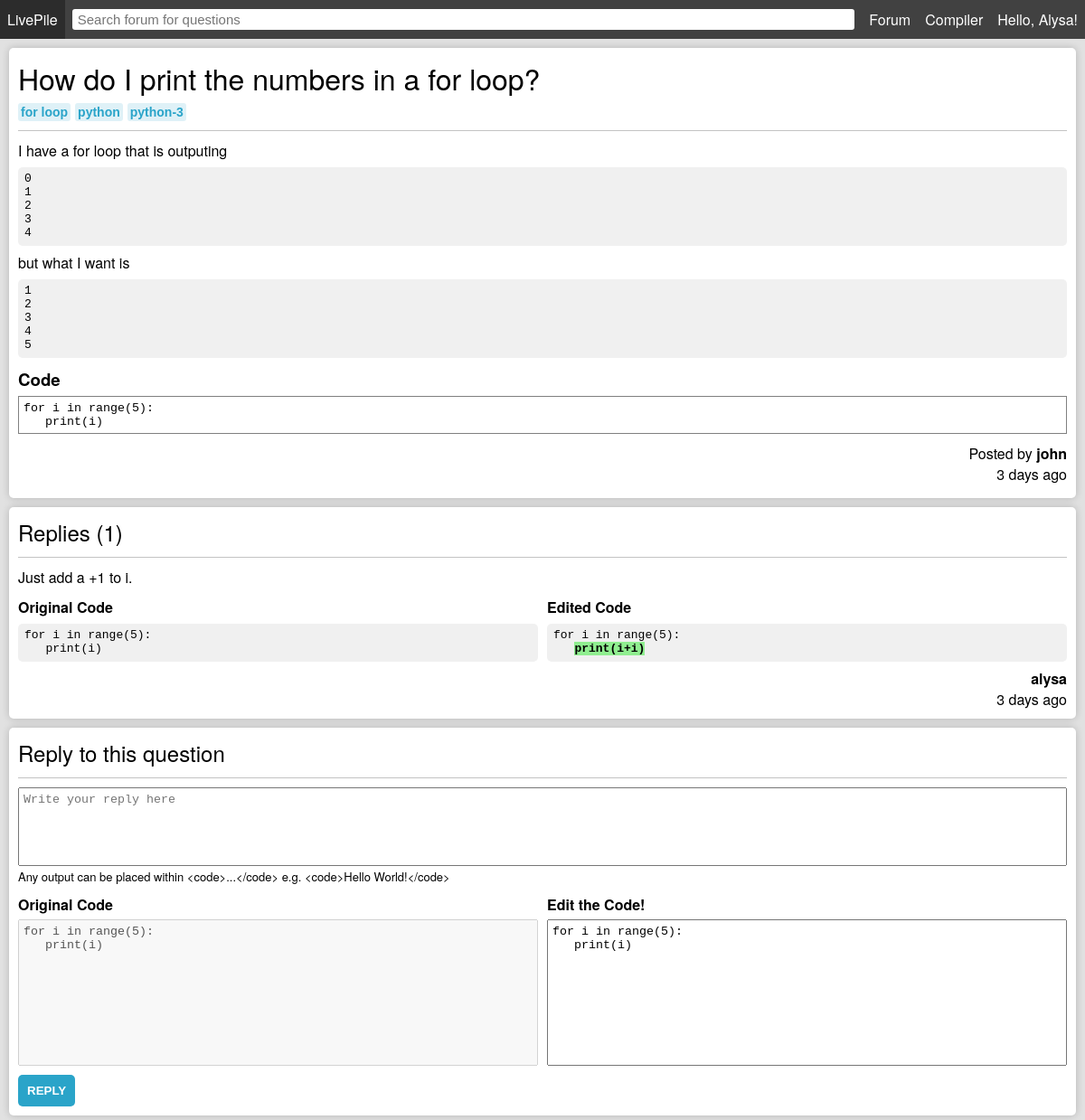
/post/2 (signed in), run on the app's committed database.
### forum/models.py (models this page shows, shortened)
class Profile(models.Model):
    user = models.OneToOneField(User, on_delete=models.CASCADE)
    fname = models.CharField(max_length=255, blank=True)
    lname = models.CharField(max_length=255, blank=True)
    avatar = models.ImageField(default='avatars/default-avatar.png', upload_to='avatars/', validators=[FileExtensionValidator(['png', 'jpg', 'jpeg'])])
    created = models.DateTimeField(auto_now_add=True)
    def __str__(self):
        return f"{self.user.username}"

class Post(models.Model):
    title = models.CharField(max_length=255)
    content = models.TextField()
    code = models.TextField(blank=True)
    tags = models.ManyToManyField(Tag, default=None, related_name='posts')
    author = models.ForeignKey(Profile, on_delete=models.CASCADE, related_name='posts')
    created = models.DateTimeField(auto_now_add=True)
    def get_tags(self):
        return self.tags.all()
    def get_replies(self):
        return self.replies.all()
    def get_num_replies(self):
        return self.replies.all().count()
    def get_elapsed_time(self):
        duration = (datetime.now(timezone.utc) - self.created).total_seconds()
        years = divmod(duration, 32140800)
        months = divmod(years[1], 2678400)
        days = divmod(months[1], 86400)
        hours = divmod(days[1], 3600)
        minutes = divmod(hours[1], 60)
        elapsed = ""
        if (years[0] > 0):
            if (years[0] < 2):
                elapsed = str(int(years[0])) + " year "
            else:
                elapsed = str(int(years[0])) + " years "
        elif (months[0] > 0):
            if (months[0] < 2):
                elapsed = str(int(months[0])) + " month "
            else:
                elapsed = str(int(months[0])) + " months "
        elif (days[0] > 0):
            if (days[0] < 2):
                elapsed = str(int(days[0])) + " day "
            else:
                elapsed = str(int(days[0])) + " days "
        elif (hours[0] > 0):
            if (hours[0] < 2):
                elapsed = str(int(hours[0])) + " hour "
            else:
                elapsed = str(int(hours[0])) + " hours "
        elif (minutes[0] > 0):
            if (minutes[0] < 2):
                elapsed = str(int(minutes[0])) + " min "
            else:
                elapsed = str(int(minutes[0])) + " mins "
        else:
            elapsed = "a while "
        return f"{elapsed}"
    class Meta:
        ordering = ('-created',)

class Tag(models.Model):
    tag = models.CharField(max_length=100)
    def __str__(self):
        return f"{self.tag}"
    class Meta:
        ordering = ('tag',)

class Reply(models.Model):
    content = models.TextField()
    code = models.TextField(blank=True)
    post = models.ForeignKey(Post, on_delete=models.CASCADE, related_name='replies')
    author = models.ForeignKey(Profile, on_delete=models.CASCADE, related_name='replies')
    created = models.DateTimeField(auto_now_add=True)
    def get_elapsed_time(self):
        duration = (datetime.now(timezone.utc) - self.created).total_seconds()
        years = divmod(duration, 32140800)
        months = divmod(years[1], 2678400)
        days = divmod(months[1], 86400)
        hours = divmod(days[1], 3600)
        minutes = divmod(hours[1], 60)
        elapsed = ""
        if (years[0] > 0):
            if (years[0] < 2):
                elapsed = str(int(years[0])) + " year "
            else:
                elapsed = str(int(years[0])) + " years "
        elif (months[0] > 0):
            if (months[0] < 2):
                elapsed = str(int(months[0])) + " month "
            else:
                elapsed = str(int(months[0])) + " months "
        elif (days[0] > 0):
            if (days[0] < 2):
                elapsed = str(int(days[0])) + " day "
            else:
                elapsed = str(int(days[0])) + " days "
        elif (hours[0] > 0):
            if (hours[0] < 2):
                elapsed = str(int(hours[0])) + " hour "
            else:
                elapsed = str(int(hours[0])) + " hours "
        elif (minutes[0] > 0):
            if (minutes[0] < 2):
                elapsed = str(int(minutes[0])) + " min "
            else:
                elapsed = str(int(minutes[0])) + " mins "
        else:
            elapsed = "a while "
        return f"{elapsed}"
    class Meta:
        ordering = ('-created',)

### forum/views.py (the view, shortened to what this page needs)
# urls.py: path('post/<int:pk>', views.post, name='post'),
def post(request, pk):
    context = {}
    if request.user.is_authenticated:
        context['my_profile'] = Profile.objects.get(user=request.user)
    try:
        post = Post.objects.get(pk=pk)
        post.content = post.content.replace("<code>", "<pre>")
        post.content = post.content.replace("</code>", "</pre>")
        context['post'] = post
        replies = post.get_replies()
        for reply in replies:
            reply.content = reply.content.replace("<code>", "<pre>")
            reply.content = reply.content.replace("</code>", "</pre>")
            if reply.code != '':
                newCode = compare(post.code, reply.code)
                reply.code = newCode
        context['replies'] = replies
    except Exception as e:
        print("views.post threw an error", e)
    return render(request, 'forum/post.html', context)

### forum/views.py (called while the page is built)
def find_indices(s):
    list = []
    for pos, char in enumerate(s):
        if(char == "_"):
            list.append(pos)
    return list

def consecutiveRanges(a, n):
    length = 1
    list = []
    if (n == 0):
        return list
    for i in range (1, n + 1):
        if (i == n or a[i] - a[i - 1] != 1):
            if (length == 1):
                list.append(str(a[i - length]))
            else:
                temp = (str(a[i - length]) + ":" + str(a[i - 1] + 1))
                list.append(temp)
            length = 1
        else:
            length += 1
    return list

def tokenize(s):
    return re.split('\s+', s)

def untokenize(ts):
    return ' '.join(ts)

def equalize(original, edited):
    l1 = tokenize(original)
    l2 = tokenize(edited)
    res1 = []
    res2 = []
    prev = difflib.Match(0,0,0)
    for match in difflib.SequenceMatcher(a=l1, b=l2).get_matching_blocks():
        if (prev.a + prev.size != match.a):
            for i in range(prev.a + prev.size, match.a):
                res2 += ['_' * len(l1[i])]
            res1 += l1[prev.a + prev.size:match.a]
        if (prev.b + prev.size != match.b):
            for i in range(prev.b + prev.size, match.b):
                res1 += ['_' * len(l2[i])]
            res2 += l2[prev.b + prev.size:match.b]
        res1 += l1[match.a:match.a+match.size]
        res2 += l2[match.b:match.b+match.size]
        prev = match
    return untokenize(res1), untokenize(res2)

def compare(original, edited):
    s1, s2 = equalize(original, edited)
    arr1 = find_indices(s1)
    color_arr = consecutiveRanges(arr1, len(arr1))
    words_to_highlight = []
    for color in color_arr:
        color = color.split(":")
        start = None
        end = None
        try:
            start = int(color[0])
            end = int(color[1])
        except Exception as e:
            pass
        words_to_highlight.append(s2[start:end])
    try:
        for i in range(len(words_to_highlight)):
            edited = edited.replace(words_to_highlight[i], "<span style='background-color: lightgreen; font-weight: bold;'>" + words_to_highlight[i] + "</span>")
    except Exception as e:
        print(e)
    edited = "<span>" + edited + "</span>"
    return edited

### forum/templates/forum/post.html (shortened to what this page needs)
{% extends "./index.html" %}
{% block content %}
        <div class="content">
            {% if post %}
            <div class="col">
                <div class="box shadow">
                    <div class="row">
                        <div class="col horizontal-align" style="flex: 1;">
                            <h1 style="text-align: left; font-weight: 500;">{{ post.title }}</h1>
                            {% if post.tags %}
                            <div class="row" style="margin-top: 5px;">
                                {% for tag in post.get_tags %}
                                <form class="col" method="post" action="/search/">
                                    <input class="tag" name="tag" type="submit" value="{{ tag }}" />
                                </form>
                                {% endfor %}
                            </div>
                            {% endif %}
                        </div>
                    </div>
                    <div class="divider"></div>
                    <div style="margin-bottom: 10px;">
                        {{ post.content|safe }}
                    </div>
                    {% if post.code %}
                    <div class="col">
                        <h3>Code</h3>
                        <textarea id="original-code" style="resize: none; margin: 5px 0; padding: 5px; color: black; background-color: white; border-color: gray;" disabled>{{ post.code|safe }}</textarea>
                    </div>
                    <div class="col" style="align-items: flex-end; margin: 5px 0;">
                        <span>Posted by <a style="text-decoration: none; color: black; font-weight: bold;" href="{% url 'profile' post.author %}">{{ post.author }}</a></span>
                        <span>{{ post.get_elapsed_time }}ago</span>
                    </div>
                    {% endif %}
                </div>
                <div class="box shadow">
                    <h2 style="font-weight: 500;">Replies ({{ post.get_num_replies }})</h2>
                    {% if replies %}
                    {% for reply in replies %}
                    <div class="divider"></div>
                    <div style="margin-bottom: 10px;">
                        {{ reply.content|safe }}
                    </div>
                    {% if reply.code %}
                    <div class="row">
                        <div style="flex: 1; margin-right: 5px;">
                            <b>Original Code</b>
                            <pre>{{ post.code }}</pre>
                        </div>
                        <div style="flex: 1; margin-left: 5px;">
                            <b>Edited Code</b>
                            <pre>{{ reply.code|safe }}</pre>
                        </div>
                    </div>
                    {% endif %}
                    <div class="col" style="align-items: flex-end;">
                        <span><a style="text-decoration: none; color: black; font-weight: bold;" href="{% url 'profile' reply.author %}">{{ reply.author }}</a></span>
                        <span>{{ reply.get_elapsed_time }}ago</span>
                    </div>
                    {% endfor %}
                    {% else %}
                    <div class="divider"></div>
                    No replies at the moment. Be the first to reply!
                    {% endif %}
                </div>
                <div class="box shadow">
                    <h2 style="font-weight: 500;">Reply to this question</h2>
                    <div class="divider"></div>
                    <form class="col" method="post" action="{% url 'post' post.pk %}">
                        <textarea name="content" style="resize: none; padding: 5px;" rows="5" placeholder="Write your reply here" required></textarea>
                        <span style="font-size: 13px; margin: 2px 0 10px 0;">Any output can be placed within &#60;code&#62;...&#60;/code&#62; e.g. &#60;code&#62;Hello World!&#60;/code&#62;</span>
                        <div class="row">
                            <div class="col" style="flex: 1; margin-right: 5px">
                                <b>Original Code</b>
                                <textarea id="original" style="resize: none; padding: 5px; margin-top: 5px;" rows="10" disabled>{{ post.code }}</textarea>
                            </div>
                            <div class="col" style="flex: 1; margin-left: 5px">
                                <b>Edit the Code!</b>
                                <textarea id="code" name="code" style="resize: none; padding: 5px; flex: 1; margin-top: 5px;" rows="10">{{ post.code }}</textarea>
                            </div>
                        </div>
                        <input class="blue form-button" style="margin: 5px 0 0 0; width: fit-content;" type="submit" value="REPLY" />
                    </form>
                </div>
            </div>
            {% else %}
            <div class="box shadow center">
                <span>Post not found. <a class="a-link" href="/">Go home</a>.</span>
            </div>
            {% endif %}
        </div>
{% endblock %}

### forum/templates/forum/index.html (shortened to what this page needs)
<!DOCTYPE html>
<html>
    <head>
        <link rel="stylesheet" type="text/css" href="../../static/css/livepile.css">
        <link rel="stylesheet" type="text/css" href="../../static/css/codemirror.css">
        <link rel="stylesheet" type="text/css" href="../../static/css/eclipse.css">
    </head>
    <body>
        <nav>
            <ul>
                <li><a href="/">LivePile</a></li>
                <li style="flex: 1;">
                    <form style="display: flex; flex: 1;" method="post" action="/search/">
                        <input id="search" name="search" type="text" style="flex: 1;" placeholder="Search forum for questions" />
                    </form>
                </li>
                <li><a href="/">Forum</a></li>
                <li><a href="/join/">Compiler</a></li>
                {% if user.is_authenticated %}
                <li class="col dropdown">
                    <a href="{% url 'profile' my_profile.user %}">Hello, {{ my_profile.fname }}!</a>
                </li>
                {% endif %}
            </ul>
        </nav>
        {% block content %} Didn't render content {% endblock %}
    </body>
</html>

### forum/static/css/livepile.css (style rules this page uses)
html, body { height: 100%; margin: 0; }
body { width: 100%; height: 100%; display: flex; flex-direction: column; background-color:#e1e1e1; font-family: 'Helvetica Neue', Helvetica, Arial, sans-serif; }
.content { margin: 5px; height: 100%; }
nav { background-color: #414141; position: sticky; top: 0; z-index: 99; height: fit-content; }
nav ul { margin: 0; padding: 0; list-style: none; display: flex; }
nav ul li { display: flex; align-items: center; }
nav ul li a { padding: 10px 8px; text-decoration: none; color: white; }
nav input[type=text] { margin: auto 8px; border: 0; border-radius: 3px; padding: 3px 6px; font-size: 15px; }
.row { display: flex; flex-direction: row; }
.col { display: flex; flex-direction: column; }
.horizontal-align { display: flex; justify-content: center; }
.blue { background-color: #2aa4c9; color: white; font-weight: bold; }
h1, h2, h3, h4 { margin: 0; padding: 0; }
h1 { text-align: center; }
.box { flex: 1; margin: 5px; padding: 10px; border-radius: 5px; background-color: white; }
.shadow { box-shadow: 0 0 8px rgba(0, 0, 0, 0.2); }
.divider { border-top: 1px solid #c3c3c3; margin: 10px 0; }
.form-button { margin: 5px 0; padding: 10px; border-style: none; border-radius: 5px; }
.tag { background-color: rgba(42, 164, 201, 0.15); width: fit-content; color: #2aa4c9; font-weight: bold; font-size: 14px; padding: 2px 3px; border-radius: 3px; margin-right: 5px; border: 0; }
pre { background-color: #f0f0f0; padding: 5px 7px 7px 7px; border-radius: 5px; margin: 7px 0; color: black; }

### data on the page
Profile: fname "Alysa"
Post: title "How do I print the numbers in a for loop?", content "I have a for loop that is outputing 0 1 2 3 4 but what I want is 1 2 3 4 5", code "for i in range(5): print(i)", author "john", get_elapsed_time "3 days", get_num_replies "1"
Tag: tag "for loop"
Tag: tag "python"
Tag: tag "python-3"
Reply: content "Just add a +1 to i.", code "for i in range(5): print(i+i)", author "alysa", get_elapsed_time "3 days"
